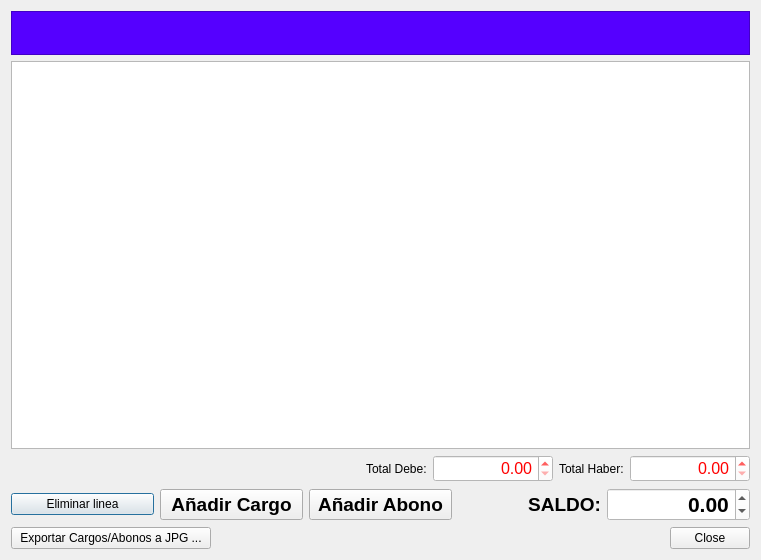
<?xml version="1.0" encoding="UTF-8"?>
<ui version="4.0">
 <class>fCuentas</class>
 <widget class="QDialog" name="fCuentas">
  <property name="geometry">
   <rect>
    <x>0</x>
    <y>0</y>
    <width>761</width>
    <height>560</height>
   </rect>
  </property>
  <layout class="QGridLayout" name="gridLayout_2">
   <item row="0" column="0">
    <layout class="QVBoxLayout" name="verticalLayout">
     <property name="sizeConstraint">
      <enum>QLayout::SetMaximumSize</enum>
     </property>
     <item>
      <widget class="QFrame" name="frame">
       <property name="styleSheet">
        <string notr="true">background-color: rgb(85, 0, 255);</string>
       </property>
       <property name="frameShape">
        <enum>QFrame::StyledPanel</enum>
       </property>
       <property name="frameShadow">
        <enum>QFrame::Raised</enum>
       </property>
       <layout class="QGridLayout" name="gridLayout">
        <item row="0" column="0">
         <widget class="QLabel" name="lblNombre">
          <property name="font">
           <font>
            <pointsize>16</pointsize>
            <weight>75</weight>
            <bold>true</bold>
           </font>
          </property>
          <property name="styleSheet">
           <string notr="true">color: rgb(255, 255, 255);</string>
          </property>
          <property name="text">
           <string/>
          </property>
         </widget>
        </item>
       </layout>
      </widget>
     </item>
     <item>
      <widget class="QTableView" name="TWCuentas">
       <property name="font">
        <font>
         <pointsize>10</pointsize>
        </font>
       </property>
       <property name="alternatingRowColors">
        <bool>false</bool>
       </property>
       <property name="selectionMode">
        <enum>QAbstractItemView::SingleSelection</enum>
       </property>
       <property name="selectionBehavior">
        <enum>QAbstractItemView::SelectRows</enum>
       </property>
      </widget>
     </item>
     <item>
      <layout class="QHBoxLayout" name="horizontalLayout_2">
       <item>
        <spacer name="horizontalSpacer">
         <property name="orientation">
          <enum>Qt::Horizontal</enum>
         </property>
         <property name="sizeHint" stdset="0">
          <size>
           <width>40</width>
           <height>20</height>
          </size>
         </property>
        </spacer>
       </item>
       <item>
        <widget class="QLabel" name="label">
         <property name="text">
          <string>Total Debe:</string>
         </property>
        </widget>
       </item>
       <item>
        <widget class="QDoubleSpinBox" name="txtTotalDebe">
         <property name="enabled">
          <bool>false</bool>
         </property>
         <property name="minimumSize">
          <size>
           <width>120</width>
           <height>0</height>
          </size>
         </property>
         <property name="font">
          <font>
           <pointsize>12</pointsize>
          </font>
         </property>
         <property name="styleSheet">
          <string notr="true">background-color: rgb(255, 255, 255);
color: rgb(255, 0, 0);</string>
         </property>
         <property name="alignment">
          <set>Qt::AlignRight|Qt::AlignTrailing|Qt::AlignVCenter</set>
         </property>
         <property name="maximum">
          <double>100000000.000000000000000</double>
         </property>
        </widget>
       </item>
       <item>
        <widget class="QLabel" name="label_2">
         <property name="text">
          <string>Total Haber:</string>
         </property>
        </widget>
       </item>
       <item>
        <widget class="QDoubleSpinBox" name="txtTotalHaber">
         <property name="enabled">
          <bool>false</bool>
         </property>
         <property name="minimumSize">
          <size>
           <width>120</width>
           <height>0</height>
          </size>
         </property>
         <property name="font">
          <font>
           <pointsize>12</pointsize>
          </font>
         </property>
         <property name="styleSheet">
          <string notr="true">background-color: rgb(255, 255, 255);
color: rgb(255, 0, 0);</string>
         </property>
         <property name="alignment">
          <set>Qt::AlignRight|Qt::AlignTrailing|Qt::AlignVCenter</set>
         </property>
         <property name="maximum">
          <double>100000000.000000000000000</double>
         </property>
        </widget>
       </item>
      </layout>
     </item>
     <item>
      <layout class="QHBoxLayout" name="horizontalLayout">
       <item>
        <widget class="QPushButton" name="btnEliminaDetalle">
         <property name="text">
          <string>Eliminar linea</string>
         </property>
        </widget>
       </item>
       <item>
        <widget class="QPushButton" name="btnAnnadeCargo">
         <property name="font">
          <font>
           <pointsize>14</pointsize>
           <weight>75</weight>
           <bold>true</bold>
          </font>
         </property>
         <property name="toolTip">
          <string extracomment="Añadir anotacion al DEBE"/>
         </property>
         <property name="whatsThis">
          <string/>
         </property>
         <property name="text">
          <string>Añadir Cargo</string>
         </property>
        </widget>
       </item>
       <item>
        <widget class="QPushButton" name="btnAnnadeAbono">
         <property name="font">
          <font>
           <pointsize>14</pointsize>
           <weight>75</weight>
           <bold>true</bold>
          </font>
         </property>
         <property name="toolTip">
          <string/>
         </property>
         <property name="whatsThis">
          <string/>
         </property>
         <property name="text">
          <string>Añadir Abono</string>
         </property>
        </widget>
       </item>
       <item>
        <widget class="QLabel" name="label_3">
         <property name="font">
          <font>
           <pointsize>14</pointsize>
           <weight>75</weight>
           <bold>true</bold>
          </font>
         </property>
         <property name="text">
          <string>SALDO:</string>
         </property>
         <property name="alignment">
          <set>Qt::AlignRight|Qt::AlignTrailing|Qt::AlignVCenter</set>
         </property>
        </widget>
       </item>
       <item>
        <widget class="QDoubleSpinBox" name="txtSaldo">
         <property name="enabled">
          <bool>false</bool>
         </property>
         <property name="font">
          <font>
           <pointsize>16</pointsize>
           <weight>75</weight>
           <bold>true</bold>
          </font>
         </property>
         <property name="styleSheet">
          <string notr="true">background-color: rgb(255, 255, 255);
color: rgb(0, 0, 0);</string>
         </property>
         <property name="alignment">
          <set>Qt::AlignRight|Qt::AlignTrailing|Qt::AlignVCenter</set>
         </property>
         <property name="minimum">
          <double>-999999990.000000000000000</double>
         </property>
         <property name="maximum">
          <double>99999999.000000000000000</double>
         </property>
        </widget>
       </item>
      </layout>
     </item>
     <item>
      <layout class="QHBoxLayout" name="horizontalLayout_3">
       <item>
        <widget class="QPushButton" name="btnExportar">
         <property name="minimumSize">
          <size>
           <width>200</width>
           <height>0</height>
          </size>
         </property>
         <property name="text">
          <string>Exportar Cargos/Abonos a JPG ...</string>
         </property>
        </widget>
       </item>
       <item>
        <widget class="QDialogButtonBox" name="buttonBox">
         <property name="orientation">
          <enum>Qt::Horizontal</enum>
         </property>
         <property name="standardButtons">
          <set>QDialogButtonBox::Close</set>
         </property>
        </widget>
       </item>
      </layout>
     </item>
    </layout>
   </item>
  </layout>
 </widget>
 <resources/>
 <connections>
  <connection>
   <sender>buttonBox</sender>
   <signal>accepted()</signal>
   <receiver>fCuentas</receiver>
   <slot>accept()</slot>
   <hints>
    <hint type="sourcelabel">
     <x>248</x>
     <y>254</y>
    </hint>
    <hint type="destinationlabel">
     <x>157</x>
     <y>274</y>
    </hint>
   </hints>
  </connection>
  <connection>
   <sender>buttonBox</sender>
   <signal>rejected()</signal>
   <receiver>fCuentas</receiver>
   <slot>reject()</slot>
   <hints>
    <hint type="sourcelabel">
     <x>316</x>
     <y>260</y>
    </hint>
    <hint type="destinationlabel">
     <x>286</x>
     <y>274</y>
    </hint>
   </hints>
  </connection>
 </connections>
</ui>
